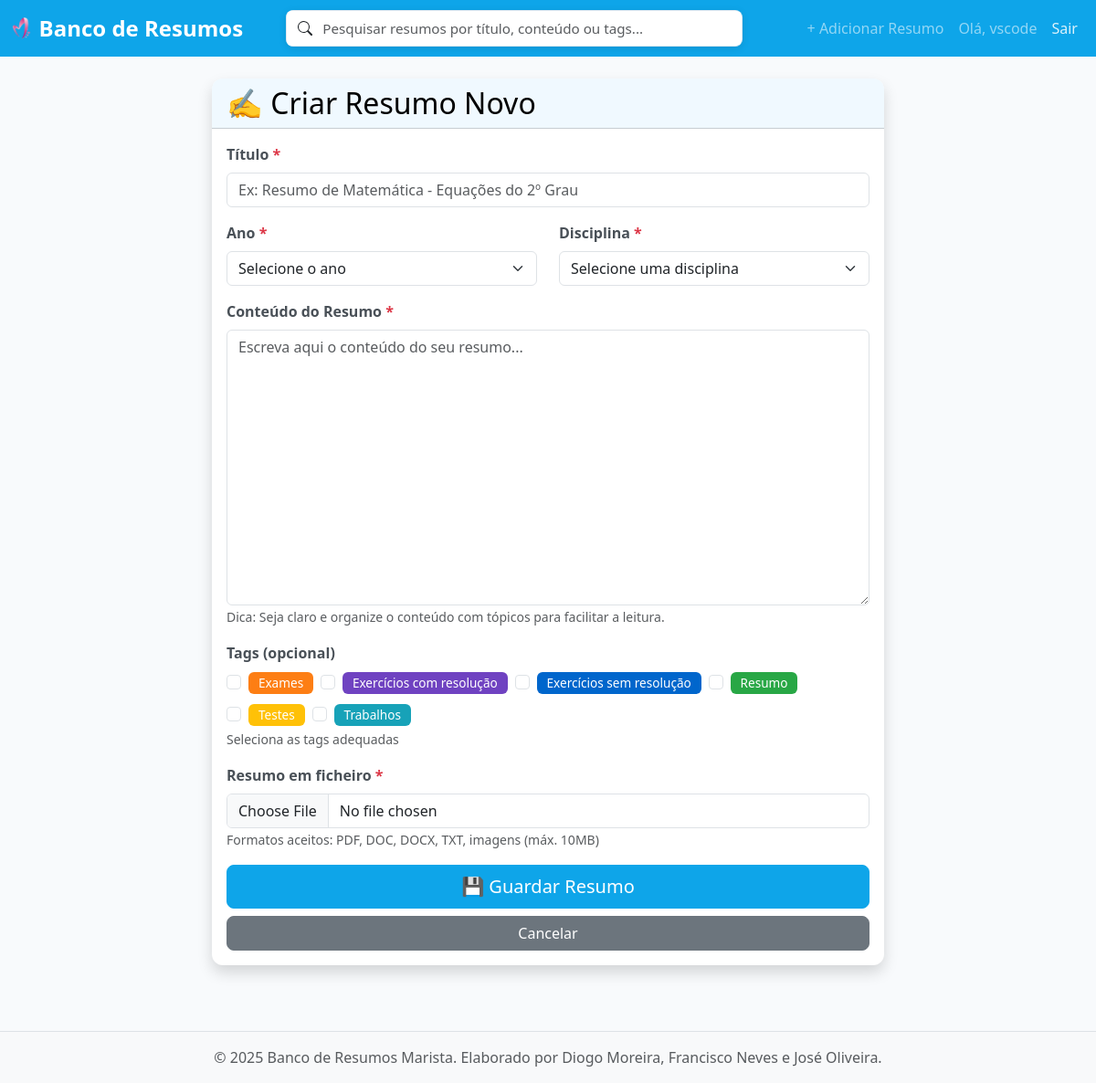
The page /criar/ (signed in) on the database its author committed.
### resumos/models.py (models this page shows, shortened)
class Tag(models.Model):
    nome = models.CharField(max_length=50, unique=True)
    cor = models.CharField(max_length=7, default='#6c757d')  # Cor hex
    class Meta:
        verbose_name_plural = "Tags"
        ordering = ['nome']

### resumos/views.py (the view, shortened to what this page needs)
# urls.py: path('criar/', views.criar_resumo, name='criar'),
@login_required
def criar_resumo(request):
    disciplinas = Disciplina.objects.all()
    anos = Ano.objects.all()
    tags = Tag.objects.all()
    return render(request, 'resumos/form.html', {
        'disciplinas': disciplinas,
        'anos': anos,
        'tags': tags,
    })

### resumos/templates/resumos/form.html (shortened to what this page needs)
{% extends 'resumos/base.html' %}
{% block content %}
<div class="row">
    <div class="col-lg-8 mx-auto">
        <div class="card shadow">
            <div class="card-header bg-primary text-black">
                <h2 class="mb-0">
                    {% if resumo %}
                        ✏️ Editar Resumo
                    {% else %}
                        ✍️ Criar Resumo Novo
                    {% endif %}
                </h2>
            </div>
            <div class="card-body">
                <form method="post" enctype="multipart/form-data" id="resumo-form">
                    <div class="mb-3">
                        <label for="titulo" class="form-label">Título <span class="text-danger">*</span></label>
                        <input
                            type="text"
                            class="form-control"
                            id="titulo"
                            name="titulo"
                            value="{% if resumo %}{{ resumo.titulo }}{% elif form_data %}{{ form_data.titulo }}{% endif %}"
                            required
                            placeholder="Ex: Resumo de Matemática - Equações do 2º Grau">
                    </div>
                    <div class="row">
                        <div class="col-md-6 mb-3">
                            <label for="ano" class="form-label">Ano <span class="text-danger">*</span></label>
                            <select class="form-select" id="ano" name="ano" required>
                                <option value="">Selecione o ano</option>
                            </select>
                        </div>
                        <div class="col-md-6 mb-3">
                            <label for="disciplina" class="form-label">Disciplina <span class="text-danger">*</span></label>
                            <select class="form-select" id="disciplina" name="disciplina" required>
                                <option value="">Selecione uma disciplina</option>
                            </select>
                        </div>
                    </div>
                    <div class="mb-3">
                        <label for="conteudo" class="form-label">Conteúdo do Resumo <span class="text-danger">*</span></label>
                        <textarea
                            class="form-control"
                            id="conteudo"
                            name="conteudo"
                            rows="12"
                            required
                            placeholder="Escreva aqui o conteúdo do seu resumo...">{% if resumo %}{{ resumo.conteudo }}{% elif form_data %}{{ form_data.conteudo }}{% endif %}</textarea>
                        <small class="form-text text-muted">
                            Dica: Seja claro e organize o conteúdo com tópicos para facilitar a leitura.
                        </small>
                    </div>
                    <div class="mb-3">
                        <label class="form-label">Tags (opcional)</label>
                        <div class="d-flex flex-wrap gap-2">
                            {% for tag in tags %}
                            <div class="form-check">
                                <input
                                    class="form-check-input"
                                    type="checkbox"
                                    name="tags"
                                    value="{{ tag.id }}"
                                    id="tag{{ tag.id }}"
                                    {% if resumo and tag in resumo.tags.all %}checked{% elif selected_tags and tag.id|stringformat:"s" in selected_tags %}checked{% endif %}>
                                <label class="form-check-label" for="tag{{ tag.id }}">
                                    <span class="badge" style="background-color: {{ tag.cor }};">{{ tag.nome }}</span>
                                </label>
                            </div>
                            {% endfor %}
                        </div>
                        <small class="form-text text-muted">
                            Seleciona as tags adequadas
                        </small>
                    </div>
                    <div class="mb-3">
                        <label for="ficheiro" class="form-label">Resumo em ficheiro <span class="text-danger">*</span></label>
                        <input type="file" class="form-control" id="ficheiro" name="ficheiro" {% if not resumo %}required{% endif %}>
                        <small class="form-text text-muted">
                            Formatos aceitos: PDF, DOC, DOCX, TXT, imagens (máx. 10MB)
                        </small>
                    </div>
                    <div class="d-grid gap-2">
                        <button type="submit" class="btn btn-primary btn-lg">
                            💾 {% if resumo %}Atualizar Resumo{% else %}Guardar Resumo{% endif %}
                        </button>
                        <a href="{% if resumo %}{% url 'resumos:detalhe' resumo.pk %}{% else %}{% url 'resumos:lista' %}{% endif %}"
                           class="btn btn-secondary">
                            Cancelar
                        </a>
                    </div>
                </form>
            </div>
        </div>
    </div>
</div>
{% endblock %}

### resumos/templates/resumos/base.html (shortened to what this page needs)
{% load static %}
<!DOCTYPE html>
<html lang="pt">
<head>
    <link href="https://cdn.jsdelivr.net/npm/bootstrap@5.3.0/dist/css/bootstrap.min.css" rel="stylesheet">
    <link rel="stylesheet" href="{% static 'resumos/css/style.css' %}">
</head>
<body>
    <nav class="navbar navbar-expand-lg navbar-dark" style="background-color: #0ea5e9;">
        <div class="container-fluid">
            <a class="navbar-brand d-flex align-items-center" href="{% url 'resumos:lista' %}">
                <img src="{% static 'resumos/images/marista-logo.png' %}" alt="Banco de Resumos" class="navbar-logo me-2" style="height:24px; width:auto; object-fit:contain;">
                <span class="fs-4 fw-bold">Banco de Resumos</span>
            </a>
            <div class="collapse navbar-collapse" id="navbarNav">
                <form method="get" action="{% url 'resumos:lista' %}" class="d-flex mx-auto search-form" style="max-width: 500px; width: 100%;">
                    <div class="input-group">
                        <span class="input-group-text bg-white border-end-0">
                        </span>
                        <input
                            type="search"
                            name="search"
                            class="form-control border-start-0 ps-0"
                            placeholder="Pesquisar resumos por título, conteúdo ou tags..."
                            value="{{ request.GET.search }}"
                            aria-label="Pesquisar">
                    </div>
                </form>
                <ul class="navbar-nav ms-auto">
                    {% if user.is_authenticated %}
                    <li class="nav-item">
                        <a class="nav-link" href="{% url 'resumos:criar' %}"> + Adicionar Resumo</a>
                    </li>
                    <li class="nav-item">
                        <span class="nav-link"> Olá, {{ user.username }}</span>
                    </li>
                    <li class="nav-item">
                        <form method="post" action="{% url 'logout' %}" style="display: inline;">
                            <button type="submit" class="nav-link btn btn-link" style="border: none; background: none; cursor: pointer;">
                                Sair
                            </button>
                        </form>
                    </li>
                    {% endif %}
                </ul>
            </div>
        </div>
    </nav>
    <main class="container my-4">
        {% block content %}
        {% endblock %}
    </main>
    <footer class="bg-light text-center text-muted py-3 mt-5">
        <div class="container">
            <p class="mb-0">&copy; 2025 Banco de Resumos Marista. Elaborado por Diogo Moreira, Francisco Neves e José Oliveira.</p>
        </div>
    </footer>
</body>
</html>

### resumos/static/resumos/css/style.css (style rules this page uses)
:root { --primary-50: #f0f9ff; --primary-100: #e0f2fe; --primary-200: #bae6fd; --primary-300: #7dd3fc; --primary-400: #38bdf8; --primary-500: #0ea5e9; --primary-600: #0284c7; --primary-700: #0369a1; --primary-800: #075985; --primary-900: #0c4a6e; --primary-950: #082f49; --primary-color: var(--primary-500); --primary-dark: var(--primary-700); --primary-light: var(--primary-300); --secondary-color: #6c757d; --success-color: #10b981; --danger-color: #ef4444; --warning-color: #f59e0b; --bg-color: #f8fafc; --card-bg: #ffffff; --text-color: #1e293b; --text-muted: #64748b; --border-color: #e2e8f0; }
body { font-family: 'Segoe UI', Tahoma, Geneva, Verdana, sans-serif; background-color: var(--bg-color); color: var(--text-color); min-height: 100vh; display: flex; flex-direction: column; transition: background-color 0.3s ease, color 0.3s ease; }
main { flex: 1; }
.navbar-brand { display: inline-flex; align-items: center; font-weight: bold; font-size: 1.2rem; }
.navbar-brand .navbar-logo { height: 24px; max-height: 28px; width: auto; display: inline-block; border-radius: 6px; object-fit: contain; }
.search-form .input-group { box-shadow: 0 2px 8px rgba(0, 0, 0, 0.1); border-radius: 8px; overflow: hidden; }
.search-form .input-group-text { border: 1px solid #e2e8f0; padding: 0.5rem 0.75rem; }
.search-form .form-control { border: 1px solid #e2e8f0; padding: 0.5rem 0.75rem; font-size: 0.95rem; }
.navbar-nav .btn-link { color: rgba(255, 255, 255, 0.85); text-decoration: none; padding: 0.5rem 1rem; transition: color 0.2s; }
.card { transition: transform 0.2s ease-in-out, box-shadow 0.2s ease-in-out; border: none; border-radius: 12px; box-shadow: 0 1px 3px rgba(0, 0, 0, 0.1); }
.card-header { font-weight: 600; background-color: var(--primary-50) !important; color: var(--primary-900); border-radius: 12px 12px 0 0 !important; }
.badge { font-size: 0.85rem; padding: 0.4em 0.8em; font-weight: 500; }
.btn { transition: all 0.2s; border-radius: 8px; }
.btn-primary { background-color: var(--primary-500); border-color: var(--primary-500); }
footer { margin-top: auto; background-color: #f8f9fa; border-top: 1px solid #dee2e6; }
textarea.form-control { resize: vertical; }
.form-label { font-weight: 600; color: #495057; }

### rows shown on the page
Tag: nome "Exames"
Tag: nome "Exercícios com resolução"
Tag: nome "Exercícios sem resolução"
Tag: nome "Resumo"
Tag: nome "Testes"
Tag: nome "Trabalhos"

### other values the page prints
{{ user.username }} "vscode"
